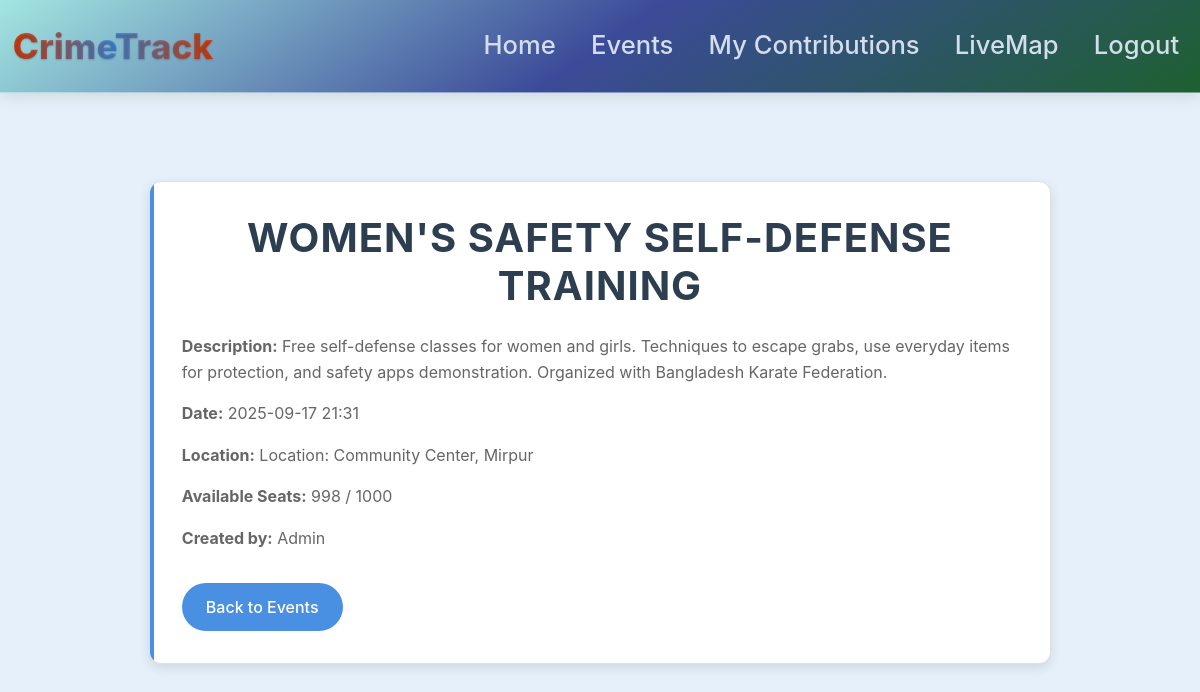
The app's page /view-event/1 (signed in) with its own data.
### website/models.py (models this page shows)
class Event(db.Model):
    id = db.Column(db.Integer, primary_key=True)
    title = db.Column(db.String(150))
    description = db.Column(db.Text)
    date = db.Column(db.DateTime)
    location = db.Column(db.String(150))
    max_participants = db.Column(db.Integer)
    created_by = db.Column(db.Integer, db.ForeignKey('user.id'))
    created_by_user = db.relationship('User', foreign_keys=[created_by])
    participants = db.relationship('EventParticipant', backref='event', lazy=True)

class User(db.Model, UserMixin):
    id = db.Column(db.Integer, primary_key=True)
    email = db.Column(db.String(150), unique=True)
    password = db.Column(db.String(150))
    first_name = db.Column(db.String(150))
    crimes = db.relationship('Crime', backref='user', lazy=True)

### website/views.py (the view)
@views.route('/view-event/<int:event_id>')
@login_required
def view_event(event_id):
    event = Event.query.get_or_404(event_id)
    is_interested = EventParticipant.query.filter_by(
        event_id=event_id,
        user_id=current_user.id
    ).first() is not None
    return render_template('view_event.html', event=event, user=current_user, is_interested=is_interested)

### website/__init__.py (called while the page is built)
def create_app():
    app = Flask(__name__)
    app.config['SECRET_KEY'] = 'hjshjhdjah kjshkjdhjs'
    app.config['SQLALCHEMY_DATABASE_URI'] = f'sqlite:///{DB_NAME}'
    db.init_app(app)
    from .views import views
    from .auth import auth
    from .feedbacks import feedbacks
    app.register_blueprint(views, url_prefix='/')
    app.register_blueprint(auth, url_prefix='/')
    app.register_blueprint(feedbacks, url_prefix='/feedbacks')
    from .models import User
    with app.app_context():
        db.create_all()
    login_manager = LoginManager()
    login_manager.login_view = 'auth.login'
    login_manager.init_app(app)
    @login_manager.user_loader
    def load_user(id):
        return User.query.get(int(id))
    return app

### website/views.py (called while the page is built)
@views.context_processor
def inject_upcoming_events():
    upcoming_events = Event.query.filter(Event.date > datetime.now()).count()
    return {'upcoming_events': upcoming_events}

### website/templates/view_event.html (shortened to what this page needs)
{% extends "base.html" %}
{% block content %}
<div class="event-detail-container">
    <div class="event-detail-card">
        <h1 class="main-title">{{ event.title }}</h1>
        <p><strong>Description:</strong> {{ event.description }}</p>
        <p><strong>Date:</strong> {{ event.date.strftime('%Y-%m-%d %H:%M') }}</p>
        <p><strong>Location:</strong> {{ event.location }}</p>
        <p><strong>Available Seats:</strong> {{ event.max_participants - event.participants|length }} / {{ event.max_participants }}</p>
        <p><strong>Created by:</strong> {{ event.created_by_user.first_name if event.created_by_user else 'Unknown' }}</p>
        <a href="{{ url_for('views.upcoming_events') }}" class="btn mt-3">Back to Events</a>
    </div>
</div>
{% endblock %}

### website/templates/base.html (style rules this page uses)
body { background-color: #e6f0fa; color: #2c3e50; font-family: -apple-system, BlinkMacSystemFont, "Segoe UI", Roboto, sans-serif; line-height: 1.6; }

### website/templates/view_event.html (style rules this page uses)
.event-detail-container { max-width: 80%; margin: 2rem auto; padding: 1rem; animation: slideIn 0.5s ease; }
.event-detail-card { background: #ffffff; border-radius: 12px; padding: 2rem; box-shadow: 0 4px 12px rgba(0, 0, 0, 0.1); transition: transform 0.3s ease, box-shadow 0.3s ease; position: relative; overflow: hidden; border: 1px solid #e0e0e0; }
.event-detail-card::before { content: ''; position: absolute; top: 0; left: 0; width: 4px; height: 100%; background: #4a90e2; transition: width 0.3s ease; }
.main-title { font-size: 2.5rem; font-weight: 700; text-align: center; text-transform: uppercase; letter-spacing: 1px; color: #2c3e50; margin-bottom: 1.5rem; }
.event-detail-card p { font-size: 1rem; color: #666666; margin-bottom: 1rem; line-height: 1.6; }
.event-detail-card .btn { background: #4a90e2; color: #ffffff; border: none; padding: 0.75rem 1.5rem; border-radius: 25px; transition: all 0.3s ease; position: relative; overflow: hidden; font-weight: 500; }
.event-detail-card .btn::after { content: ''; position: absolute; top: 50%; left: 50%; width: 0; height: 0; background: rgba(255, 255, 255, 0.3); border-radius: 50%; transform: translate(-50%, -50%); transition: width 0.3s ease, height 0.3s ease; }

### records on screen
Event: title "WOMEN'S SAFETY SELF-DEFENSE TRAINING", description "Free self-defense classes for women and girls. Techniques to escape grabs, use everyday items for protection, and safety apps demonstration. Organized with Bangladesh Karate Federation.", date "2025-09-17 21:31", location "Location: Community Center, Mirpur", max_participants "1000"
User: created_by_user "Admin"

### other values on screen
{{ event.max_participants - event.participants|length }} "998"
